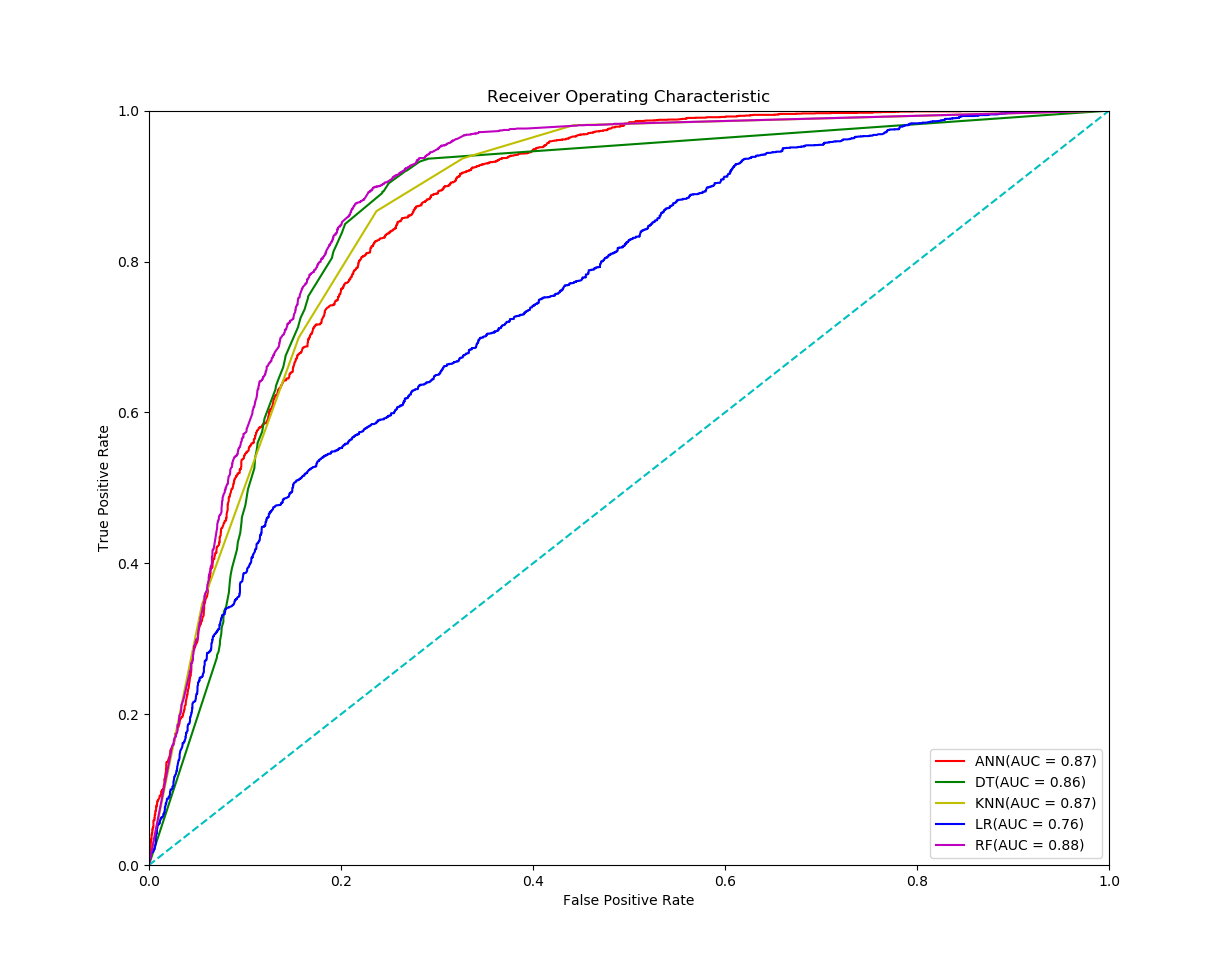

The script that drew this image:
import numpy as np
import matplotlib.pyplot as plt
plt.switch_backend("TkAgg")
import pandas as pd

ann = pd.read_csv('/home/btpbatch3/Desktop/BTP3/April/Scenarios/Japan ML/ANN/ann_prob.csv')
dt = pd.read_csv('/home/btpbatch3/Desktop/BTP3/April/Scenarios/Japan ML/Decision Tree Classification/dt_prob.csv')
knn = pd.read_csv('/home/btpbatch3/Desktop/BTP3/April/Scenarios/Japan ML/K-Nearest Neighbors (K-NN)/knn_prob.csv')
lr = pd.read_csv('/home/btpbatch3/Desktop/BTP3/April/Scenarios/Japan ML/Logistic Regression/lr_prob.csv')
rf = pd.read_csv('/home/btpbatch3/Desktop/BTP3/April/Scenarios/Japan ML/Random Forest Classification/rf_prob.csv')

ann_t = ann.iloc[:, [0]]
ann_p = ann.iloc[:, [1]]

dt_t = dt.iloc[:, [0]]
dt_p = dt.iloc[:, [1]]

knn_t = knn.iloc[:, [0]]
knn_p = knn.iloc[:, [1]]

lr_t = lr.iloc[:, [0]]
lr_p = lr.iloc[:, [1]]

rf_t = rf.iloc[:, [0]]
rf_p = rf.iloc[:, [1]]

import sklearn.metrics as metrics
# calculate the fpr and tpr for all thresholds of the classification
fpr1, tpr1, threshold1 = metrics.roc_curve(ann_t, ann_p)
roc_auc1 = metrics.auc(fpr1, tpr1)
fpr2, tpr2, threshold2 = metrics.roc_curve(dt_t, dt_p)
roc_auc2 = metrics.auc(fpr2, tpr2)
fpr3, tpr3, threshold1 = metrics.roc_curve(knn_t, knn_p)
roc_auc3 = metrics.auc(fpr3, tpr3)
fpr4, tpr4, threshold4 = metrics.roc_curve(lr_t, lr_p)
roc_auc4 = metrics.auc(fpr4, tpr4)
fpr5, tpr5, threshold5 = metrics.roc_curve(rf_t, rf_p)
roc_auc5 = metrics.auc(fpr5, tpr5)

# method I: plt
plt.title('Receiver Operating Characteristic')
plt.plot(fpr1, tpr1, 'r', label = 'ANN(AUC = %0.2f)' % roc_auc1)
plt.plot(fpr2, tpr2, 'g', label = 'DT(AUC = %0.2f)' % roc_auc2)
plt.plot(fpr3, tpr3, 'y', label = 'KNN(AUC = %0.2f)' % roc_auc3)
plt.plot(fpr4, tpr4, 'b', label = 'LR(AUC = %0.2f)' % roc_auc4)
plt.plot(fpr5, tpr5, 'm', label = 'RF(AUC = %0.2f)' % roc_auc5)
plt.legend(loc = 'lower right')
plt.plot([0, 1], [0, 1],'c--')
plt.xlim([0, 1])
plt.ylim([0, 1])
plt.ylabel('True Positive Rate')
plt.xlabel('False Positive Rate')
plt.show()
